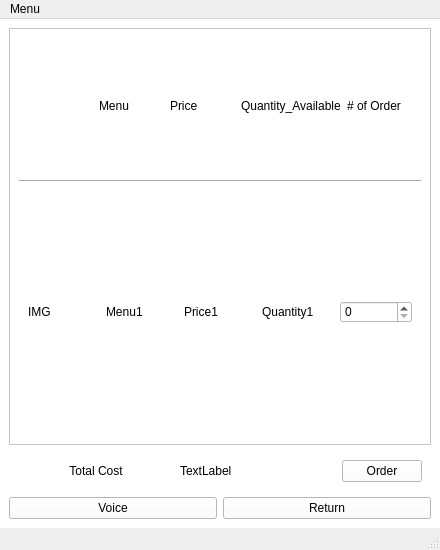
<?xml version="1.0" encoding="UTF-8"?>
<ui version="4.0">
 <class>MainWindow</class>
 <widget class="QMainWindow" name="MainWindow">
  <property name="geometry">
   <rect>
    <x>0</x>
    <y>0</y>
    <width>440</width>
    <height>550</height>
   </rect>
  </property>
  <property name="windowTitle">
   <string>MainWindow</string>
  </property>
  <widget class="QWidget" name="centralwidget">
   <property name="styleSheet">
    <string notr="true">background-color:white;</string>
   </property>
   <layout class="QVBoxLayout" name="verticalLayout" stretch="1,0,0">
    <item>
     <widget class="QScrollArea" name="MenuScroll">
      <property name="widgetResizable">
       <bool>true</bool>
      </property>
      <property name="alignment">
       <set>Qt::AlignLeading|Qt::AlignLeft|Qt::AlignTop</set>
      </property>
      <widget class="QWidget" name="scrollwidget">
       <property name="geometry">
        <rect>
         <x>0</x>
         <y>0</y>
         <width>420</width>
         <height>400</height>
        </rect>
       </property>
       <layout class="QVBoxLayout" name="verticalLayout_2" stretch="0,0,1">
        <property name="sizeConstraint">
         <enum>QLayout::SetDefaultConstraint</enum>
        </property>
        <item>
         <widget class="QWidget" name="horizontalWidget" native="true">
          <property name="minimumSize">
           <size>
            <width>0</width>
            <height>40</height>
           </size>
          </property>
          <property name="maximumSize">
           <size>
            <width>16777215</width>
            <height>40</height>
           </size>
          </property>
          <layout class="QHBoxLayout" name="horizontalLayout">
           <item>
            <widget class="QLabel" name="label_9">
             <property name="text">
              <string/>
             </property>
            </widget>
           </item>
           <item>
            <widget class="QLabel" name="label_2">
             <property name="text">
              <string>Menu</string>
             </property>
            </widget>
           </item>
           <item>
            <widget class="QLabel" name="label">
             <property name="text">
              <string>Price</string>
             </property>
            </widget>
           </item>
           <item>
            <widget class="QLabel" name="label_3">
             <property name="text">
              <string>Quantity_Available</string>
             </property>
            </widget>
           </item>
           <item>
            <widget class="QLabel" name="label_4">
             <property name="text">
              <string># of Order</string>
             </property>
            </widget>
           </item>
          </layout>
         </widget>
        </item>
        <item>
         <widget class="Line" name="line">
          <property name="orientation">
           <enum>Qt::Horizontal</enum>
          </property>
         </widget>
        </item>
        <item>
         <widget class="QWidget" name="horizontalWidget" native="true">
          <property name="minimumSize">
           <size>
            <width>0</width>
            <height>150</height>
           </size>
          </property>
          <property name="maximumSize">
           <size>
            <width>16777215</width>
            <height>150</height>
           </size>
          </property>
          <layout class="QHBoxLayout" name="horizontalLayout_2" stretch="0,0,0,0,0">
           <item>
            <widget class="QLabel" name="label_6">
             <property name="text">
              <string>IMG</string>
             </property>
            </widget>
           </item>
           <item>
            <widget class="QLabel" name="label_5">
             <property name="text">
              <string>Menu1</string>
             </property>
            </widget>
           </item>
           <item>
            <widget class="QLabel" name="label_7">
             <property name="text">
              <string>Price1</string>
             </property>
            </widget>
           </item>
           <item>
            <widget class="QLabel" name="label_8">
             <property name="text">
              <string>Quantity1</string>
             </property>
            </widget>
           </item>
           <item>
            <widget class="QSpinBox" name="spinBox"/>
           </item>
          </layout>
         </widget>
        </item>
       </layout>
      </widget>
     </widget>
    </item>
    <item>
     <widget class="QWidget" name="horizontalWidget" native="true">
      <property name="minimumSize">
       <size>
        <width>0</width>
        <height>0</height>
       </size>
      </property>
      <layout class="QHBoxLayout" name="horizontalLayout_3" stretch="2,2,1">
       <item>
        <widget class="QLabel" name="label_11">
         <property name="text">
          <string>Total Cost</string>
         </property>
         <property name="alignment">
          <set>Qt::AlignCenter</set>
         </property>
        </widget>
       </item>
       <item>
        <widget class="QLabel" name="label_10">
         <property name="text">
          <string>TextLabel</string>
         </property>
        </widget>
       </item>
       <item>
        <widget class="QPushButton" name="pushButton">
         <property name="sizePolicy">
          <sizepolicy hsizetype="Minimum" vsizetype="Expanding">
           <horstretch>0</horstretch>
           <verstretch>0</verstretch>
          </sizepolicy>
         </property>
         <property name="text">
          <string>Order</string>
         </property>
        </widget>
       </item>
      </layout>
     </widget>
    </item>
    <item>
     <layout class="QHBoxLayout" name="horizontalLayout_4">
      <item>
       <widget class="QPushButton" name="Voice_Btn">
        <property name="text">
         <string>Voice</string>
        </property>
       </widget>
      </item>
      <item>
       <widget class="QPushButton" name="Return_Btn">
        <property name="text">
         <string>Return</string>
        </property>
       </widget>
      </item>
     </layout>
    </item>
   </layout>
  </widget>
  <widget class="QMenuBar" name="menubar">
   <property name="geometry">
    <rect>
     <x>0</x>
     <y>0</y>
     <width>440</width>
     <height>23</height>
    </rect>
   </property>
   <widget class="QMenu" name="menuRefresh">
    <property name="title">
     <string>Menu</string>
    </property>
    <addaction name="actionRefresh"/>
    <addaction name="actionLogOut"/>
   </widget>
   <addaction name="menuRefresh"/>
  </widget>
  <widget class="QStatusBar" name="statusbar"/>
  <action name="actionRefresh">
   <property name="text">
    <string>Refresh</string>
   </property>
  </action>
  <action name="actionLogOut">
   <property name="text">
    <string>LogOut</string>
   </property>
  </action>
 </widget>
 <resources/>
 <connections/>
</ui>
